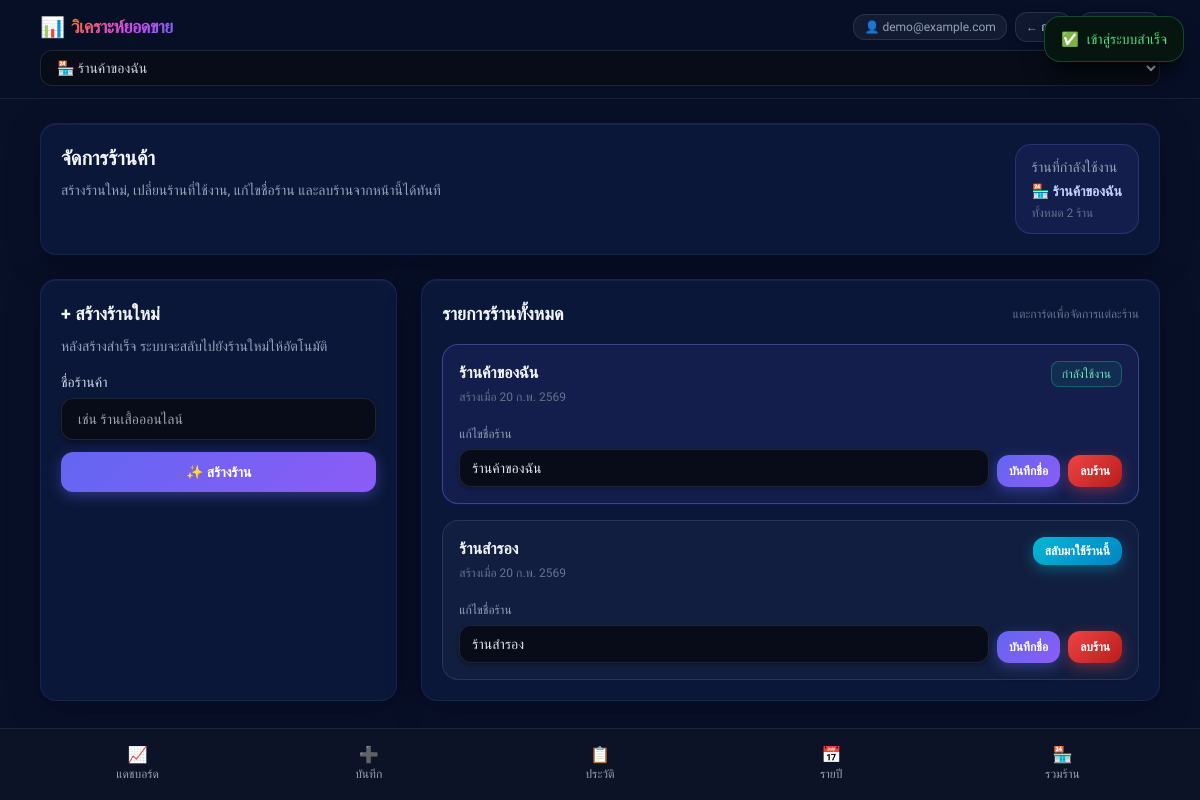
The app's page /shops.php (signed in) with its own data.
### tables this page shows
CREATE TABLE IF NOT EXISTS shops (
    id BIGINT UNSIGNED NOT NULL AUTO_INCREMENT,
    user_id BIGINT UNSIGNED NOT NULL,
    name VARCHAR(100) NOT NULL,
    created_at DATETIME NOT NULL DEFAULT CURRENT_TIMESTAMP,
    updated_at DATETIME NOT NULL DEFAULT CURRENT_TIMESTAMP ON UPDATE CURRENT_TIMESTAMP,
    PRIMARY KEY (id),
    KEY idx_shops_user_id (user_id),
    CONSTRAINT fk_shops_user
        FOREIGN KEY (user_id)
        REFERENCES users (id)
        ON DELETE CASCADE
        ON UPDATE CASCADE
);

### app/Services/ShopService.php (called while the page is built, shortened)
<?php
class ShopService
{
    private ShopRepository $shopRepository;
    public function __construct(ShopRepository $shopRepository)
    {
        $this->shopRepository = $shopRepository;
    }
    public function getShopContext(int $userId, ?int $currentShopId): array
    {
        $shops = $this->shopRepository->listByUserId($userId);
        $currentShop = null;
        if ($currentShopId !== null) {
            foreach ($shops as $shop) {
                if ((int)$shop['id'] === $currentShopId) {
                    $currentShop = $shop;
                    break;
                }
            }
        }
        return [
            'shops' => $shops,
            'current_shop' => $currentShop,
        ];
    }
    public function canDeleteShop(int $userId): bool
    {
        return $this->shopRepository->countByUserId($userId) > 1;
    }
}

### app/Repositories/ShopRepository.php (called while the page is built, shortened)
<?php
class ShopRepository
{
    private PDO $db;
    public function __construct(PDO $db)
    {
        $this->db = $db;
    }
    public function listByUserId(int $userId): array
    {
        $sql = 'SELECT id, user_id, name, created_at, updated_at
                FROM shops
                WHERE user_id = :user_id
                ORDER BY id ASC';
        $stmt = $this->db->prepare($sql);
        $stmt->execute([':user_id' => $userId]);
        return $stmt->fetchAll();
    }
    public function countByUserId(int $userId): int
    {
        $sql = 'SELECT COUNT(*) AS total
                FROM shops
                WHERE user_id = :user_id';
        $stmt = $this->db->prepare($sql);
        $stmt->execute([':user_id' => $userId]);
        $result = $stmt->fetch();
        return (int)($result['total'] ?? 0);
    }
}

### includes/functions.php (called while the page is built, shortened)
<?php
function app_url(string $path = ''): string
{
    $baseUrl = APP_URL;
    $normalizedPath = '/' . ltrim($path, '/');
    return $baseUrl . $normalizedPath;
}
function e(?string $value): string
{
    return htmlspecialchars((string)$value, ENT_QUOTES, 'UTF-8');
}
function formatThaiDate(string $date): string
{
    $dateObject = DateTime::createFromFormat('Y-m-d', $date);
    $thaiMonths = [
        '01' => 'ม.ค.',
        '02' => 'ก.พ.',
        '03' => 'มี.ค.',
        '04' => 'เม.ย.',
        '05' => 'พ.ค.',
        '06' => 'มิ.ย.',
        '07' => 'ก.ค.',
        '08' => 'ส.ค.',
        '09' => 'ก.ย.',
        '10' => 'ต.ค.',
        '11' => 'พ.ย.',
        '12' => 'ธ.ค.',
    ];
    $month = $thaiMonths[$dateObject->format('m')] ?? $dateObject->format('m');
    $thaiYear = (int)$dateObject->format('Y') + 543;
    return $dateObject->format('j') . ' ' . $month . ' ' . $thaiYear;
}

### includes/bootstrap.php (called while the page is built, shortened)
<?php
require_once __DIR__ . '/config.php';
require_once __DIR__ . '/functions.php';
spl_autoload_register(function (string $class): void {
    $className = ltrim($class, '\\');
    $normalizedClass = str_replace('\\', '/', $className);
    $leafName = basename($normalizedClass);
    $candidates = [
        dirname(__DIR__) . '/' . $normalizedClass . '.php',
        dirname(__DIR__) . '/app/' . $normalizedClass . '.php',
        dirname(__DIR__) . '/app/Services/' . $leafName . '.php',
        dirname(__DIR__) . '/app/Repositories/' . $leafName . '.php',
    ];
    foreach ($candidates as $filePath) {
        if (file_exists($filePath)) {
            return;
        }
    }
});

### shops.php (the view, shortened to what this page needs)
<?php
require_once __DIR__ . '/includes/bootstrap.php';
require_once __DIR__ . '/includes/auth.php';
$userId = (int)($_SESSION['user_id'] ?? 0);
$currentSessionShopId = (int)($_SESSION['current_shop_id'] ?? 0);
$shopRepository = new ShopRepository($pdo);
$shopService = new ShopService($shopRepository);
$shopContext = $shopService->getShopContext($userId, $currentSessionShopId > 0 ? $currentSessionShopId : null);
$shops = is_array($shopContext['shops'] ?? null) ? array_values((array)$shopContext['shops']) : [];
$canDeleteShop = $shopService->canDeleteShop($userId);
require __DIR__ . '/includes/header.php';
?>
<section class="section-card p-5">
    <div class="flex flex-wrap items-start justify-between gap-4">
        <div>
            <h1 class="text-xl font-semibold text-slate-100">จัดการร้านค้า</h1>
            <p class="mt-2 text-sm text-slate-400">สร้างร้านใหม่, เปลี่ยนร้านที่ใช้งาน, แก้ไขชื่อร้าน และลบร้านจากหน้านี้ได้ทันที</p>
        </div>
        <div class="rounded-2xl border border-indigo-400/20 bg-indigo-500/10 px-4 py-3 text-sm">
            <p class="text-slate-400">ร้านที่กำลังใช้งาน</p>
            <p class="mt-1 font-semibold text-indigo-200">🏪 <?= e($currentShopName) ?></p>
            <p class="mt-1 text-xs text-slate-500">ทั้งหมด <?= e((string)$shopCount) ?> ร้าน</p>
        </div>
    </div>
</section>
<section class="mt-6 grid gap-6 lg:grid-cols-3">
    <article class="section-card p-5 lg:col-span-1">
        <h2 class="text-lg font-semibold text-slate-100">+ สร้างร้านใหม่</h2>
        <p class="mt-2 text-sm text-slate-400">หลังสร้างสำเร็จ ระบบจะสลับไปยังร้านใหม่ให้อัตโนมัติ</p>
        <form action="<?= e(app_url('/api/shops.php')) ?>" method="post" class="mt-4 space-y-3">
            <div>
                <label for="new-shop-name" class="mb-1.5 block text-sm text-slate-300">ชื่อร้านค้า</label>
                <input
                    id="new-shop-name"
                    name="name"
                    type="text"
                    maxlength="100"
                    required
                    class="w-full rounded-xl px-4 py-2.5 text-sm transition-all"
                    placeholder="เช่น ร้านเสื้อออนไลน์">
            </div>
            <button type="submit" class="btn-primary w-full px-4 py-2.5 text-sm">✨ สร้างร้าน</button>
        </form>
    </article>
    <article class="section-card p-5 lg:col-span-2">
        <div class="mb-4 flex flex-wrap items-center justify-between gap-2">
            <h2 class="text-lg font-semibold text-slate-100">รายการร้านทั้งหมด</h2>
            <span class="text-xs text-slate-500">แตะการ์ดเพื่อจัดการแต่ละร้าน</span>
        </div>
        <?php if (empty($shops)): ?>
            <div class="rounded-2xl border border-white/10 bg-white/[0.03] px-4 py-5 text-center text-sm text-slate-400">
                ยังไม่มีร้านค้าในระบบ กรุณาสร้างร้านแรกของคุณ
            </div>
        <?php else: ?>
            <div class="grid gap-4">
                <?php foreach ($shops as $shop): ?>
                    <?php
                    $shopId = (int)($shop['id'] ?? 0);
                    $shopName = (string)($shop['name'] ?? 'ร้านค้า');
                    $isCurrent = $shopId === $currentShopId;
                    $createdDate = (string)($shop['created_at'] ?? '');
                    $createdDate = $createdDate !== '' ? substr($createdDate, 0, 10) : '';
                    $createdDateText = $createdDate !== '' ? formatThaiDate($createdDate) : '-';
                    ?>
                    <article class="rounded-2xl border p-4 shadow-sm transition-all <?= $isCurrent ? 'border-indigo-400/35 bg-indigo-500/10 shadow-indigo-900/20' : 'border-white/10 bg-white/[0.03] hover:border-white/20' ?>">
                        <div class="flex flex-wrap items-start justify-between gap-3">
                            <div>
                                <p class="text-base font-semibold text-slate-100"><?= e($shopName) ?></p>
                                <p class="mt-1 text-xs text-slate-500">สร้างเมื่อ <?= e($createdDateText) ?></p>
                            </div>
                            <?php if ($isCurrent): ?>
                                <span class="rounded-lg border border-emerald-400/30 bg-emerald-500/10 px-2.5 py-1 text-xs font-medium text-emerald-300">กำลังใช้งาน</span>
                            <?php else: ?>
                                <form action="<?= e(app_url('/api/shops.php')) ?>" method="post">
                                    <button type="submit" class="btn-teal px-3 py-1.5 text-xs">สลับมาใช้ร้านนี้</button>
                                </form>
                            <?php endif; ?>
                        </div>
                        <div class="mt-4 flex flex-wrap items-end gap-2">
                            <form action="<?= e(app_url('/api/shops.php')) ?>" method="post" class="min-w-[220px] flex-1 grid gap-2 md:grid-cols-[1fr_auto] md:items-end">
                                <div>
                                    <label for="shop-name-<?= e((string)$shopId) ?>" class="text-xs text-slate-400">แก้ไขชื่อร้าน</label>
                                    <input
                                        id="shop-name-<?= e((string)$shopId) ?>"
                                        name="name"
                                        type="text"
                                        maxlength="100"
                                        required
                                        value="<?= e($shopName) ?>"
                                        class="mt-1 w-full rounded-xl px-3 py-2 text-sm transition-all">
                                </div>
                                <button type="submit" class="btn-primary px-3 py-2 text-xs">บันทึกชื่อ</button>
                            </form>
                            <form
                                action="<?= e(app_url('/api/shops.php')) ?>"
                                method="post"
                                data-confirm="ยืนยันการลบร้านนี้ใช่หรือไม่? ข้อมูลทั้งหมดในร้านจะถูกลบถาวร">
                                <?php if ($canDeleteShop): ?>
                                    <button type="submit" class="btn-danger px-3 py-2 text-xs">ลบร้าน</button>
                                <?php else: ?>
                                    <button type="button" disabled class="cursor-not-allowed rounded-xl border border-white/10 bg-white/5 px-3 py-2 text-xs text-slate-500">ลบร้าน</button>
                                <?php endif; ?>
                            </form>
                        </div>
                    </article>
                <?php endforeach; ?>
            </div>
        <?php endif; ?>
    </article>
</section>
<?php require __DIR__ . '/includes/footer.php'; ?>

### includes/header.php (style rules this page uses)
body { font-family: 'Sarabun', sans-serif; background-color: rgb(8, 16, 40); min-height: 100vh; position: relative; overflow-x: hidden }
.section-card { background-color: rgb(11, 23, 57); border: 1px solid rgba(99, 102, 241, 0.15); border-radius: 16px; box-shadow: rgba(1, 5, 17, 0.4) 0px 8px 32px 0px, inset 0 1px 0 rgba(255, 255, 255, 0.05); position: relative; transition: all 0.3s cubic-bezier(0.4, 0, 0.2, 1) }
.section-card::before { content: ''; position: absolute; inset: 0; border-radius: 16px; padding: 1px; background: linear-gradient(135deg, rgba(99, 102, 241, 0.2), transparent, rgba(139, 92, 246, 0.2)); -webkit-mask: linear-gradient(#fff 0 0) content-box, linear-gradient(#fff 0 0); mask: linear-gradient(#fff 0 0) content-box, linear-gradient(#fff 0 0); -webkit-mask-composite: xor; mask-composite: exclude; pointer-events: none; opacity: 0; transition: opacity 0.3s ease }
.btn-primary { background: linear-gradient(135deg, #6366f1, #8b5cf6); box-shadow: 0 4px 14px rgba(99, 102, 241, .40); color: #fff; font-weight: 600; border: none; border-radius: 12px; cursor: pointer; transition: all .25s cubic-bezier(0.4, 0, 0.2, 1); display: inline-flex; align-items: center; justify-content: center; position: relative; overflow: hidden }
.btn-primary::before { content: ''; position: absolute; inset: 0; background: linear-gradient(135deg, transparent 30%, rgba(255, 255, 255, 0.2) 50%, transparent 70%); transform: translateX(-100%); transition: transform 0.5s ease }
.btn-teal { background: linear-gradient(135deg, #06b6d4, #0284c7); box-shadow: 0 4px 14px rgba(6, 182, 212, .40); color: #fff; font-weight: 600; border: none; border-radius: 12px; cursor: pointer; transition: transform .15s, box-shadow .15s; display: inline-flex; align-items: center; justify-content: center }
.btn-danger { background: linear-gradient(135deg, #ef4444, #b91c1c); box-shadow: 0 4px 14px rgba(239, 68, 68, .40); color: #fff; font-weight: 600; border: none; border-radius: 12px; cursor: pointer; transition: transform .15s, box-shadow .15s; display: inline-flex; align-items: center; justify-content: center }
input, select, textarea { transition: border-color .2s, box-shadow .2s; background-color: #070c18; border: 1px solid rgba(255, 255, 255, 0.10); box-shadow: 0 2px 4px rgba(0, 0, 0, 0.3); color: #e2e8f0 }
input::placeholder, textarea::placeholder { color: #4b5870 }

### records on screen
shops: name "ร้านค้าของฉัน", created_at "20 ก.พ. 2569", shows "กำลังใช้งาน"
shops: name "ร้านสำรอง", created_at "20 ก.พ. 2569"

### other values on screen
$userEmail "demo@example.com"
$flashSuccess "เข้าสู่ระบบสำเร็จ"
$shopCount "2"
$link['icon'] "📈"
$link['label'] "แดชบอร์ด"
$link['icon'] "➕"
$link['label'] "บันทึก"
$link['icon'] "📋"
$link['label'] "ประวัติ"
$link['icon'] "📅"
$link['label'] "รายปี"
$link['icon'] "🏪"
$link['label'] "รวมร้าน"
